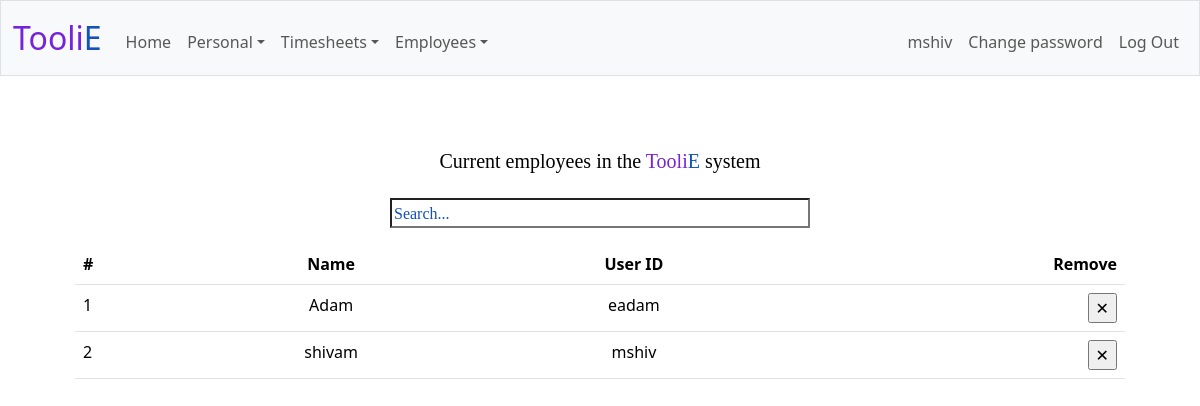
The app's page /employeelist (signed in) with its own data.
### tables this page shows
CREATE TABLE users (
    id INTEGER PRIMARY KEY,
    username VARCHAR(255) NOT NULL,
    user_id VARCHAR(5) NOT NULL,
    password_hash VARCHAR(255) NOT NULL
);

### app.py (the view)
@app.route("/employeelist", methods=["GET", "POST"])
@login_required
def employeelist():
    db = get_db()
    users = db.execute("SELECT * FROM users ORDER BY username")
    return render_template("employeelist.html", users=users)

### app.py (called while the page is built)
@app.after_request
def after_request(response):
    response.headers["Cache-Control"] = "no-cache, no-store, must-revalidate"
    response.headers["Expires"] = 0
    response.headers["Pragma"] = "no-cache"
    return response

### helpers.py (called while the page is built)
def login_required(f):
    @wraps(f)
    def decorated_function(*args, **kwargs):
        if session.get("user_id") is None:
            return redirect("/login")
        return f(*args, **kwargs)
    return decorated_function

def get_db():
    if 'db' not in g:
        g.db = sqlite3.connect(DATABASE)
        g.db.row_factory = sqlite3.Row  # allows you to access rows like dictionaries
    return g.db

### templates/employeelist.html (shortened to what this page needs)
{% extends "layout.html" %}
{% block main %}
<h2 class="home-body">
    <p class="home-space">Current employees in the <span class="purple">Tooli</span><span class="blue">E</span> system</p>
</h2>
<p><input class="searchbar" type="text" id="searchInput" placeholder="Search..."></p>
<div class="mb-3">
    <table class="table table-hover" id="employeeTable">
        <thead>
            <tr>
                <th class="text-start" scope="col">#</th>
                <th class="text-center" scope="col">Name</th>
                <th class="text-center" scope="col">User ID</th>
                <th class="text-end" scope="col">Remove</th>
            </tr>
        </thead>
        <tbody>
            {% for user in users %}
            <tr>
                <td class="text-start">{{ loop.index }}</td>
                <td class="text-center">{{ user.username }}</td>
                <td class="text-center">{{ user.user_id }}</td>
                <td class="text-end">
                    <form action="/remove" method="post"><input type="submit" value="&#10005;">
                    </form>
                </td>
            </tr>
            {% endfor %}
        </tbody>
    </table>
</div>
{% endblock %}

### templates/layout.html (shortened to what this page needs)
<!DOCTYPE html>
<html lang="en">
    <head>
        <link href="https://cdn.jsdelivr.net/npm/bootstrap@5.3.3/dist/css/bootstrap.min.css" rel="stylesheet">
        <link href="/static/styles.css" rel="stylesheet">
    </head>
    <body>
        <nav class="bg-light border navbar navbar-expand-md navbar-light">
            <div class="container-fluid">
                <a class="navbar-brand"><span class="purple">Tooli</span><span class="blue">E</span></a>
                <div class="collapse navbar-collapse" id="navbar">
                    {% if session["user_id"] %}
                        {% if session["user_id"][0] == 'm' %}
                            <ul class="navbar-nav me-auto mt-2">
                                <li class="nav-item"><a class="nav-link" href="/managerhome">Home</a></li>
                                <li class="nav-item dropdown">
                                    <a class="nav-link dropdown-toggle" role="button" data-bs-toggle="dropdown">Personal</a>
                                </li>
                                <li class="nav-item dropdown">
                                    <a class="nav-link dropdown-toggle" role="button" data-bs-toggle="dropdown">Timesheets</a>
                                </li>
                                <li class="nav-item dropdown">
                                    <a class="nav-link dropdown-toggle" role="button" data-bs-toggle="dropdown">Employees</a>
                                </li>
                            </ul>
                            <ul class="navbar-nav ms-auto mt-2">
                                <li class="nav-item nav-link">{{ session["user_id"] }}</li>
                                <li class="nav-item"><a class="nav-link" href="/change">Change password</a></li>
                                <li class="nav-item"><a class="nav-link" href="/logout">Log Out</a></li>
                            </ul>
                        {% endif %}
                    {% else %}
                        <ul class="navbar-nav ms-auto mt-2">
                            <li class="nav-item"><a class="nav-link" href="/">Log In</a></li>
                        </ul>
                    {% endif %}
                </div>
            </div>
        </nav>
        <main class="container py-5 text-center">
            {% block main %}{% endblock %}
        </main>
    </body>
</html>

### static/styles.css (style rules this page uses)
nav .navbar-brand { font-size: xx-large; }
nav .navbar-brand .purple { color: #7623db; }
nav .navbar-brand .blue { color: #1252b9; }
.blue { color: #1252b9; }
.purple { color: #7623db; }
h2 { font-family: 'Courier New', monospace; font-size: 20px; color: #000000; }
.home-body { text-align: center; margin: 0 auto; font-family: 'Verdana'; margin-left: 10px; margin-right: 10px; }
.home-space { margin-top: 25px; margin-bottom: 25px; }
.searchbar { text-align: left; width: 40%; background-color: #ffffff; color: #000000; }
.searchbar::placeholder { color: #1252b9; font-family: 'Garamond'; }
.container { margin-left: auto; margin-right: auto; padding-left: 15px; padding-right: 15px; text-align: center; width: 90%; }

### records on screen
users: user_id "mshiv", username "shivam"
users: username "Adam", user_id "eadam"
